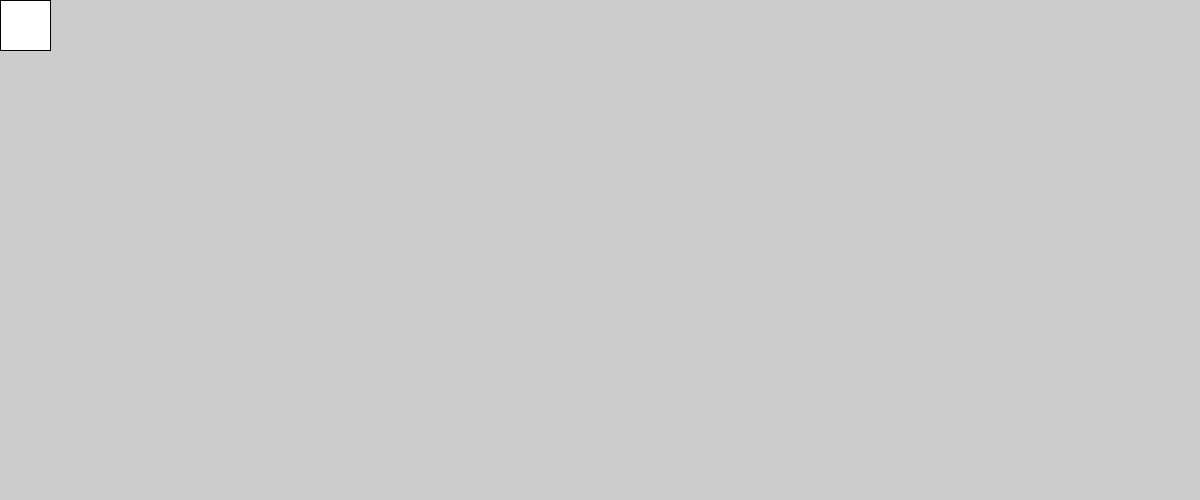
Frame 1 (no input)
Frame 60 (the mouse pressed at the canvas centre just before this capture): identical to frame 1, image omitted
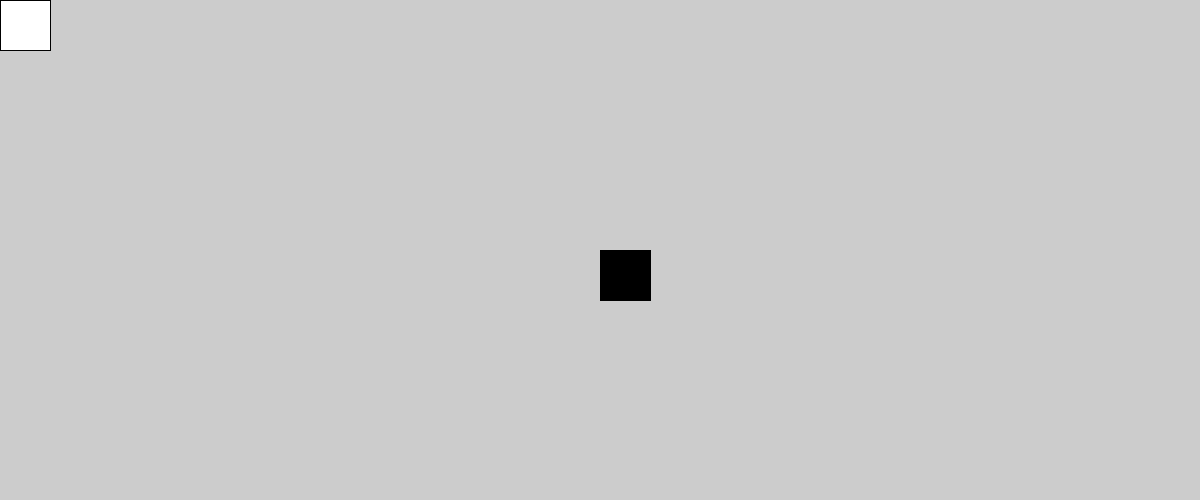
Frame 120 (the mouse held since frame 60 and released just before this capture)

The Processing sketch that drew these frames (run headless with seeded random() and noise(); from frame 60 on, the mouse is pressed at the canvas centre):

// Processing sketch: lopez_day1
// ── lopez_day1.pde
void setup () {
  size (1200, 500);
}
void draw () {
    if (mousePressed) {
        fill(0);
    } else {
        fill(255);
    }
    rect(mouseX, mouseY, 50, 50);
}
